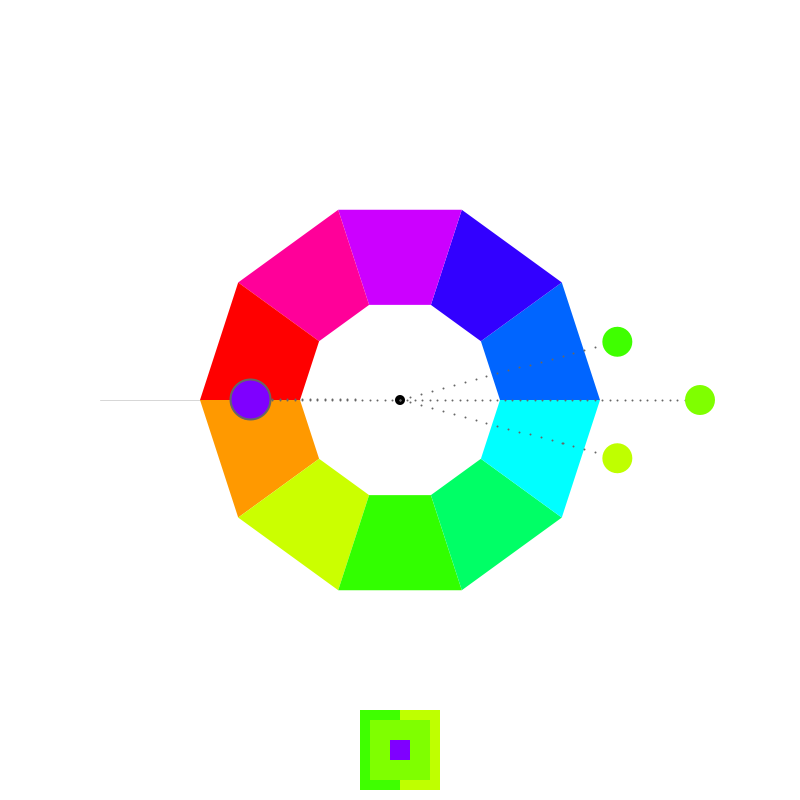
Frame 1 (no input)
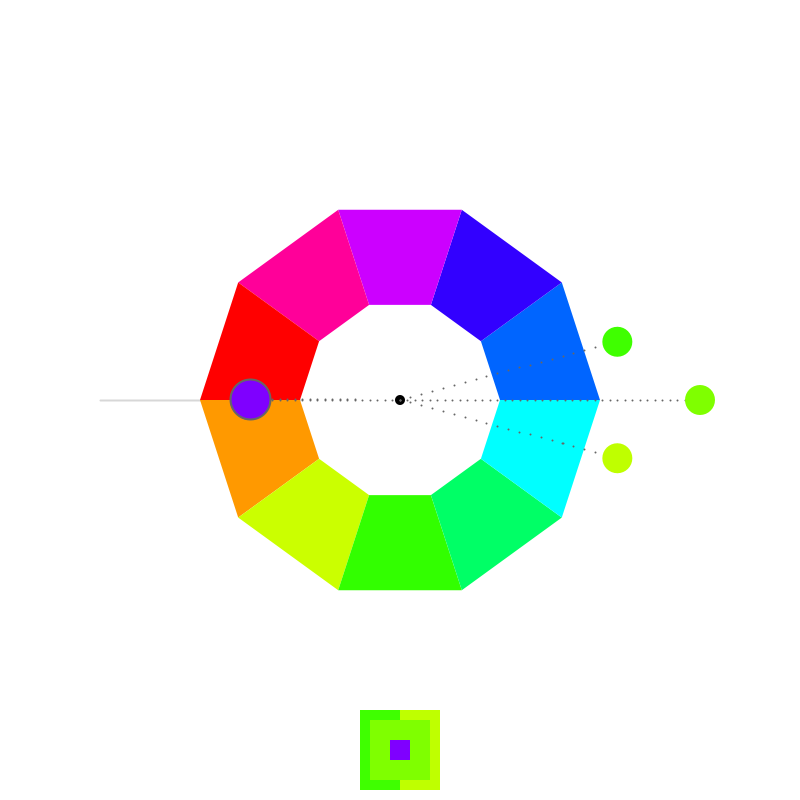
Frame 60 (the mouse pressed at the canvas centre just before this capture)
Frame 120 (the mouse held since frame 60 and released just before this capture): identical to frame 60, image omitted

The Processing sketch that drew these frames (run headless with seeded random() and noise(); from frame 60 on, the mouse is pressed at the canvas centre):

// Processing sketch: processing_152644
// ── processing_152644.pde

/*
 * Creative Coding
 * Week 4, 01 - an interactive colour wheel picker
 * by Indae Hwang and Jon McCormack
 * Copyright (c) 2014 Monash University
 *
 * This program draws an interactive colour selection wheel
 * Drag the colour circle around the hue wheel to change hue, change the distance
 * from the wheel to control brightness.
 *
 * Another colour circle is displayed showing the colour 180 degrees from the current colour
 * 
 */

// colourHandle: the user interface element to changing colours over the wheel
// It has a postion and a size
//
float colorHandleX;
float colorHandleY;
float analagiousHandleX[] = new float[2];
float analagiousHandleY[] = new float[2];
float handleSize = 30;
float analagiousAngle = 15;


// boolean isLocked
// the state of handle: when the color handle is pressed, 
// color hand is locked–released as the left mouse button is released 
//
boolean primaryLocked = false;
int analagiousLock = 0;

// Wheel radius: inner and outer
//
float innerR = 100; // inner
float outerR = 200; // outer
float outerR2 = outerR * 1.5; // limit of the handle's "pull" range

// current and complementry colour
float hueValue = 90;
float brightValue = 100;
float complementryHue = 0;

void setup() {

  size(800, 800);
  colorMode(HSB, 360, 100, 100); // use HSB colour mode, H=0->360, S=0->100, B=0->100

    colorHandleX = width/2+300;
  colorHandleY = height/2;
}


void draw() {
  //Since were using HSB colour mode this clears the display window to white
  //         H  S  B
  background(0, 0, 100);

  // draw reference line at the 0/360 hue boundary
  stroke(0, 40);
  line(width/2 - innerR, height/2, width/2 - outerR2, height/2);

  //draw itten's color wheel - we'll use a QUAD_STRIP for this
  noStroke();
  beginShape(QUAD_STRIP);
  for (int i=0; i<=10; i++) {
    float angle = radians(36*i-90); // 10 x 36 degree steps
    fill(36*i, 100, 100);

    //outside(top)
    vertex(width/2 + outerR*sin(angle), height/2 + outerR*cos(angle) );
    //inside(down)
    vertex(width/2 + innerR*sin(angle), height/2 + innerR*cos(angle) );
  }
  endShape(CLOSE);


  // colour handle Position Update
  colorHandleUpdate();

  //draw dotted line from center to colorhandle
  dotLine(width/2, height/2, colorHandleX, colorHandleY, 40); 

  //draw color handle
  noStroke();
  fill(0);
  ellipse(width/2, height/2, 10, 10);
  //   H         S    B
  fill(hueValue, 100, brightValue);
  ellipse(colorHandleX, colorHandleY, handleSize, handleSize );

  //complementry color for colorHandle (comHand)
  float angleComHand = map( atan2(colorHandleX-width/2, colorHandleY-height/2), -PI, PI, TWO_PI, 0) + HALF_PI;
  float radiusComeHand = 150;
  float comHandX = width/2  + radiusComeHand * cos(angleComHand);
  float comHandY = height/2 + radiusComeHand * sin(angleComHand);

  //dotline from center to comHand
  dotLine(width/2, height/2, comHandX, comHandY, 20); 

  complementryHue = calculateCompHue(hueValue);

  //println("hueValue: "+hueValue + " + "+"comhue: "+complementryHue);

  fill( complementryHue, 100, brightValue );
  ellipse(comHandX, comHandY, 40, 40);
  
  
  //analagious hue 1
  float angleAn1Hand = angleComHand + radians(180-analagiousAngle);
  analagiousHandleX[0] = width/2  + (radiusComeHand*1.5) * cos(angleAn1Hand);
  analagiousHandleY[0] = height/2 + (radiusComeHand*1.5) * sin(angleAn1Hand);
  dotLine(width/2, height/2, analagiousHandleX[0], analagiousHandleY[0], 20); 
  float alalagious1Hue = calculateAnalagious1Hue(hueValue);
  noStroke();
  fill( alalagious1Hue, 100, brightValue );
  ellipse(analagiousHandleX[0], analagiousHandleY[0], handleSize, handleSize );
  
    //analagious hue 2
  float angleAn2Hand = angleComHand - radians(180 - analagiousAngle);
  analagiousHandleX[1] = width/2  + (radiusComeHand*1.5) * cos(angleAn2Hand);
  analagiousHandleY[1] = height/2 + (radiusComeHand*1.5) * sin(angleAn2Hand);
  dotLine(width/2, height/2, analagiousHandleX[1], analagiousHandleY[1], 20); 
  float alalagious2Hue = calculateAnalagious2Hue(hueValue);
  noStroke();
  fill( alalagious2Hue, 100, brightValue );
  ellipse(analagiousHandleX[1], analagiousHandleY[1], handleSize, handleSize );
  
  fill( alalagious1Hue, 100, brightValue );
  rect(width/2-40, height-90, 40, 80);
  fill( alalagious2Hue, 100, brightValue );
  rect(width/2, height-90, 40, 80);
  fill( hueValue, 100, brightValue );
  rect(width/2-30, height-80, 60, 60);
  fill( complementryHue, 100, brightValue );
  rect(width/2-10, height-60, 20, 20);
}

/*
 * calculateCompHue
 *
 * Calculates the complimentary hue from the hue supplied
 */
float calculateCompHue(float hueValue) {

  // Calculate complimentary color with hueValue
  // The complimentary colour should be 180 degrees opposite the selected colour
  if (hueValue >= 180 && hueValue < 360) {
    return hueValue-180;
  }
  else 
    return hueValue+180;
}

/*
 * calculateCompHue
 *
 * Calculates the first analogous hue from the hue supplied
 */
float calculateAnalagious1Hue(float hueValue) {

  // Calculate complimentary color with hueValue
  // The complimentary colour should be 180 degrees opposite the selected colour
  if (hueValue >= (360 - analagiousAngle) && hueValue < 360) {
    return hueValue- (360 - analagiousAngle);
  }
  else 
    return hueValue+analagiousAngle;
}

/*
 * calculateCompHue
 *
 * Calculates the first analogous hue from the hue supplied
 */
float calculateAnalagious2Hue(float hueValue) {

  // Calculate complimentary color with hueValue
  // The complimentary colour should be 180 degrees opposite the selected colour
  if (hueValue >= 0 && hueValue < analagiousAngle) {
    return hueValue+(360 - analagiousAngle);
  }
  else 
    return hueValue-analagiousAngle;
}


/*
 * colorHandleUpdate
 *
 * Updates the position and orientation of the colour handle based on
 * mouse position when left mouse button is pressed.
 */
void colorHandleUpdate() {

  // isLocked will be true if we pressed the mouse down while over the handle
  if (primaryLocked) {

    // calculate angle of handle based on mouse position
    // atan2 value is in the range from pi to -pi
    float angle = atan2(mouseY-height/2, mouseX-width/2  );
    float distance = dist(mouseX, mouseY, width/2, height/2);
    float radius = constrain(distance, outerR, outerR2); 
    colorHandleX = width/2  + radius * cos(angle);
    colorHandleY = height/2 + radius * sin(angle);

    hueValue = map (degrees(angle), -180, 180, 360, 0);

    // map distance from outer edge of the wheel to brightness
    brightValue = map(radius, outerR, outerR2, 0, 100);

    //Shape for the locked colorHandle 
    noStroke(); 
    fill(0, 0, 85);
    ellipse(colorHandleX, colorHandleY, handleSize+20, handleSize+20);
  }
  
  if (analagiousLock > 0) {
    float newAnalagiousAngle = atan2(mouseY-height/2, mouseX-width/2  );
    float primaryAngle = atan2(colorHandleY-height/2, colorHandleX-width/2  );
    if (analagiousLock == 1)
      analagiousAngle= constrain(degrees(primaryAngle-newAnalagiousAngle), 1, 179);
    if (analagiousLock == 2)
      analagiousAngle= constrain(degrees(newAnalagiousAngle-primaryAngle), 1, 179);
  }
}


/*
 * isWithinCircle
 * boolean function that returns true if the mouse is within the circle with centre (x,y) radius r
 */
boolean isWithinCircle(float x, float y, float r) {
  float dist = dist(mouseX, mouseY, x, y);
  return (dist <= r);
}

/*
 * dotLine
 * draw a dotted line from (x1,y1) to (x2,y2)
 */
void dotLine(float x1, float y1, float x2, float y2, int dotDetail) {

  for (int i=0; i<=dotDetail; i++) {
    float dotDetailFloat = (float) dotDetail;
    float dotX = lerp(x1, x2, i/dotDetailFloat);
    float dotY = lerp(y1, y2, i/dotDetailFloat);
    strokeWeight(2);
    stroke(0, 0, 40);
    point(dotX, dotY);
  }
}

/*
 * mousePressed
 * When mouse button is first pressed, check if the user has pressed over the colour handle
 * If so, set isLocked to true to lock manipulation of the handle
 *
 */
void mousePressed() {
  if (isWithinCircle(colorHandleX, colorHandleY, handleSize)) {
    primaryLocked = true;
  }
  if (isWithinCircle(analagiousHandleX[0], analagiousHandleY[0], handleSize)) {
    analagiousLock = 1;
  }
  if (isWithinCircle(analagiousHandleX[1], analagiousHandleY[1], handleSize)) {
    analagiousLock = 2;
  }
}

/*
 * mouseReleased
 * Unlock control of the handle
 *
 */
void mouseReleased() {
  primaryLocked = false;
  analagiousLock = 0;
}
